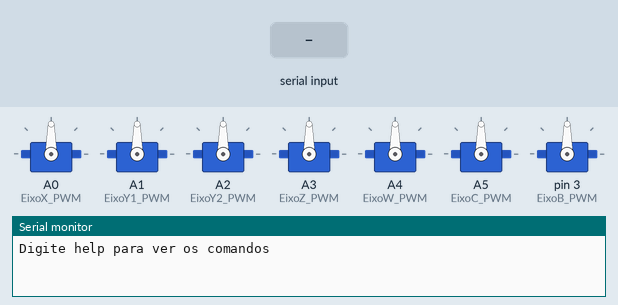
The sketch below on a simulated Arduino Uno, built with avr-gcc and run on an emulated ATmega328P. Parts: 7 × servo, the last lines printed to the serial monitor. The test bench sets the inputs (shaded band).

Above: at 1.2 s.
1.3 s: "w" received over Serial
At 2.7 s:
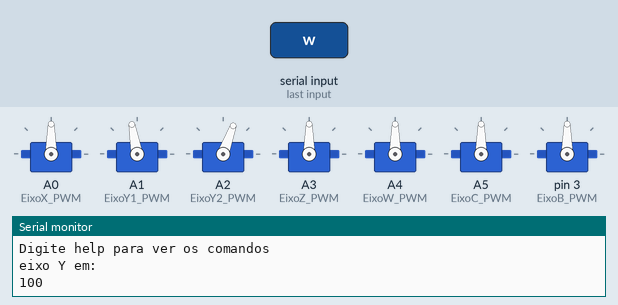
3.0 s: "a" received over Serial
At 3.5 s:
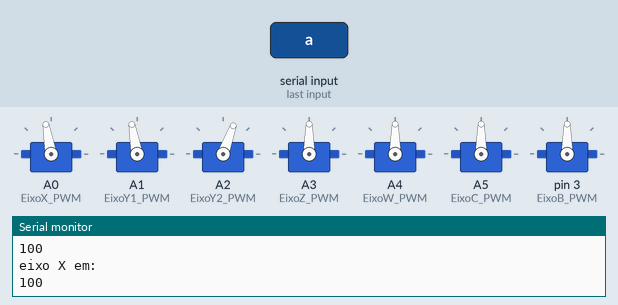
4.6 s: "g" received over Serial
At 5.5 s:
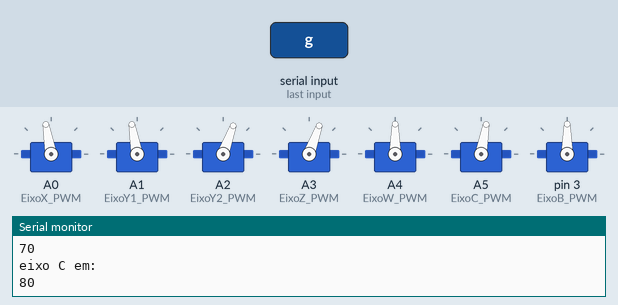
6.3 s: "r" received over Serial
At 7.2 s:
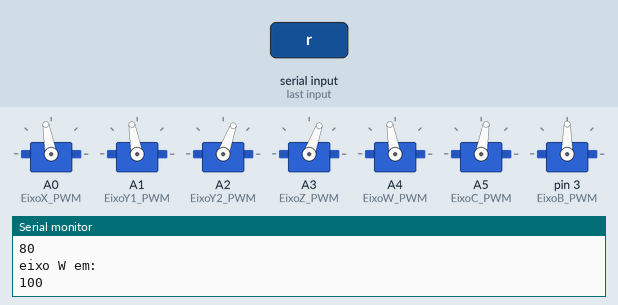
7.9 s: "s" received over Serial
At 8.4 s:
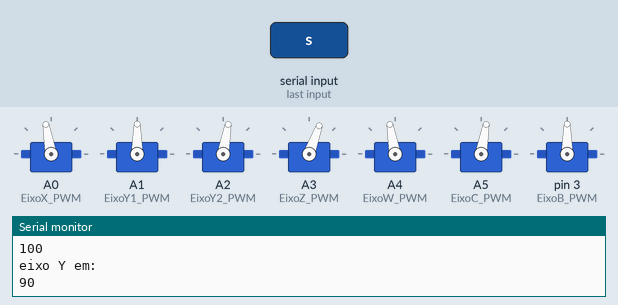
9.5 s: "d" received over Serial
At 10.8 s:
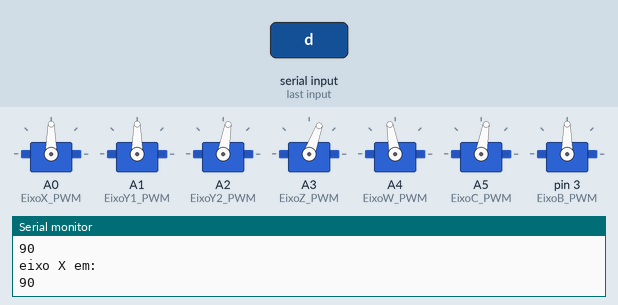
Timing chart, 0 to 12.1 s (numbered marks = the images above; inputs shaded):
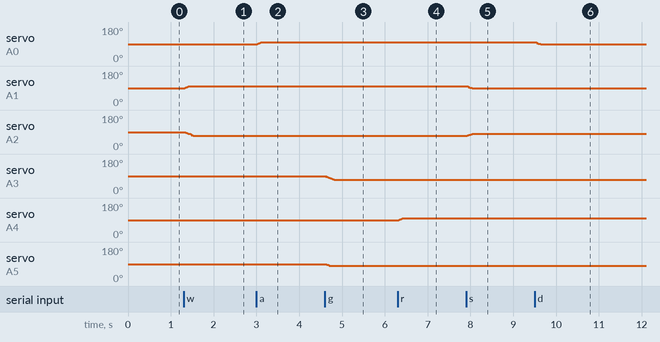

Measured:
- after the input at 1.3 s, servo on A1 (EixoY1_PWM): 90° → 100° at once; servo on A2 (EixoY2_PWM): moves from 90° to 70° over 0.24 s, starting at once
- after the input at 3.0 s, servo on A0 (EixoX_PWM): 90° → 100° at once
- after the input at 4.6 s, servo on A5 (EixoC_PWM): 90° → 80° at once
- after the input at 6.3 s, servo on A4 (EixoW_PWM): 90° → 100° at once
- after the input at 7.9 s, servo on A1 (EixoY1_PWM): 100° → 90° at once; servo on A2 (EixoY2_PWM): 70° → 80° at once
- after the input at 9.5 s, servo on A0 (EixoX_PWM): 100° → 90° at once

The sketch:

RobotArm-Control.ino
```cpp
#include <VarSpeedServo.h> //Biblioteca para comandar os servos motores

//Essas variaves são responsaveis por armazenar a posição zero maquina de cada eixo
String readString;
int posx = 90;
int posy = 90;
int posz = 80;
int posw = 90;
int posc = 90;
int posb = 90;
int intensidade = 10;
int CalcEixosY;
int ajuste = 9;
int tempoLocomocao = 1200;

//Declaração dos eixos X (BASE)
#define EixoX_PWM A0
VarSpeedServo MG995_ServoX;

//Declaração dos eixos Y (BRAÇO)
#define EixoY1_PWM A1
VarSpeedServo MG995_ServoY1;

#define EixoY2_PWM A2
VarSpeedServo MG995_ServoY2;

//Declaração dos eixos Z (ANTEBRAÇO)
#define EixoZ_PWM A3
VarSpeedServo MG995_ServoZ;

//Declaração dos eixos W (PULSO)
#define EixoW_PWM A4
VarSpeedServo MG995_ServoW;

//Declaração dos eixos C (TORÇÃO PULSO)
#define EixoC_PWM A5
VarSpeedServo SG90_ServoC;

//Declaração dos eixos B (GARRA)
#define EixoB_PWM 3
VarSpeedServo SG90_ServoB;

void setup(){
  //Inicializando os servos e referenciandos
  MG995_ServoX.attach(EixoX_PWM);
  MG995_ServoY1.attach(EixoY1_PWM);
  MG995_ServoY2.attach(EixoY2_PWM);
  MG995_ServoZ.attach(EixoZ_PWM);
  MG995_ServoW.attach(EixoW_PWM);
  SG90_ServoC.attach(EixoC_PWM);
  SG90_ServoB.attach(EixoB_PWM);

  Serial.begin(9600);//Inicializando o monitor serial
  Serial.println("Digite help para ver os comandos");

}
void Help(){
  //Função responsavel por demostrar ao usuario as possibilidades que pode fazer com os eixos
  Serial.println("Codigo de teste de movimentacao dos motores");
  Serial.println();
  Serial.println("no serial digite o angulo desejado junto ao eixo e pressione enter");
  Serial.println("por exemplo:");
  Serial.println();
  Serial.println("45x para mover o eixo X (Base) para 45 graus");
  Serial.println("35y para mover o eixo Y (Braco) para 35 graus");
  Serial.println("15z para mover o eixo Z (AnteBraco) ára 15 graus");
  Serial.println("180w para mover o eixo W (Pulso) em 180 graus");
  Serial.println("45c para mover o eixo C (Torcao Pulso) em 45 graus");
  Serial.println("60b para mover o eixo B (Garra) em 60 graus");
  Serial.println();
  Serial.println("Digite q para mostrar todas as posiçoes atuais");
  Serial.println("9i para alterar o ajuste do eixo Y (Braco)");

  Serial.println();
  Serial.println("w para movimentar eixo Y (Braco) para cima");
  Serial.println("s para movimentar eixo Y (Braco) para baixo");
  Serial.println("a para movimentar eixo X (Base) para a esquerda");
  Serial.println("d para movimentar eixo X (Base) para a direita");
  Serial.println("t para movimentar eixo Z (Antebraco) para cima");
  Serial.println("g para movimentar eixo Z (Antebraco) para baixo");
  Serial.println("r para movimentar eixo w (Pulso) para cima");
  Serial.println("f para movimentar eixo w (Pulso) para baixo");
  Serial.println("h para movimentar eixo C (TorcaoPulso) para a esquerda");
  Serial.println("j para movimentar eixo C (TorcaoPulso) para a direita");
  }


void Base(int anguloX, int velocidadeBase){
  //Função responsavel por comandar o eixo X correspondente a BASE
  MG995_ServoX.write(anguloX, velocidadeBase);
  Serial.println("eixo X em: ");
  Serial.println(anguloX);
}

void Braco(int anguloY, int velocidadeBraco){
  //Função responsavel por fazer o calculo dos eixos e deixar pronto para atuação
  CalcEixosY = (179 - anguloY);
  CalcEixosY -= ajuste;
  MG995_ServoY1.write(anguloY, velocidadeBraco);
  MG995_ServoY2.write(CalcEixosY, velocidadeBraco);
  Serial.println("eixo Y em: ");
  Serial.println(anguloY);
}

void Antebraco(int angulo_anteBraco, int velocidade_anteBraco){
  //Função responsavel por comandar o eixo Z correspondente ao ANTEBRAÇO
  MG995_ServoZ.write(angulo_anteBraco, velocidade_anteBraco);
  Serial.println("eixo Z em: ");
  Serial.println(angulo_anteBraco);
  MG995_ServoZ.attach(EixoZ_PWM);
}

void Pulso(int angulo_pulso, int velocidade_pulso){
  //Função responsavel por comandar o eixo W correspondente ao PULSO
  MG995_ServoW.write(angulo_pulso, velocidade_pulso);
  Serial.println("eixo W em: ");
  Serial.println(angulo_pulso);
}
void torcaoPulso(int angulo_torcaoPulso, int velocidade_torcaoPulso){
  //Função responsavel por comandar o eixo C correspondente a TORÇÃO DO PULSO
  SG90_ServoC.write(angulo_torcaoPulso, velocidade_torcaoPulso);
  Serial.println("eixo C em: ");
  Serial.println(angulo_torcaoPulso);
}

void Garra(int angulo_garra, int velocidade_garra){
  //Função responsavel por comandar o eixo B correspondente a GARRA
  SG90_ServoB.write(angulo_garra, velocidade_garra);
  Serial.println("eixo B em: ");
  Serial.println(angulo_garra);
}


void loop()
{
  while (Serial.available()) {
    char c = Serial.read();  //gets one byte from serial buffer
    readString += c; //makes the string readString
    delay(2);  //slow looping to allow buffer to fill with next character

  if (readString.length() >0) {
        if(readString.indexOf('x') >0) {
      posx = readString.toInt();
      Base(posx, 50);
    }
        if(readString.indexOf('y') >0) {
      posy = readString.toInt();
      Braco(posy, 50);
    }
        if(readString.indexOf('z') >0) {
      posz = readString.toInt();
      Antebraco(posz, 70);
    }
        if(readString.indexOf('w') >0) {
      posw = readString.toInt();
      Pulso(posw, 50);
    }
        if(readString.indexOf('c') >0) {
      posc = readString.toInt();
      torcaoPulso(posc, 50);
    }
        if(readString.indexOf('b') >0) {
      posb = readString.toInt();
      Garra(posb, 50);
    }
        if(readString.indexOf('i') >0) {
      ajuste = readString.toInt();
    }
        if (readString =="w"){
          // Movimenta o Eixo Y (Braco) para a Cima
            posy = posy + intensidade;
            if(posy<0) (posy=0); //Previne valor menor que zero
            if(posy>180) (posy=180); // previne valor maior que 180
            Braco(posy, 50);
    }
        if (readString =="s"){
          // Movimenta o Eixo Y (Braco) para a Baixo
            posy = posy - intensidade;
            if(posy<0) (posy=0); //Previne valor menor que zero
            if(posy>180) (posy=180); // previne valor maior que 180
            Braco(posy, 50);
    }
      if (readString =="a"){
        // Movimenta o Eixo X (Base) para a Esquerda
            posx = posx + intensidade;
            if(posx<0) (posx=0); //Previne valor menor que zero
            if(posx>180) (posx=180); // previne valor maior que 180
            Base(posx, 50);
    }
      if (readString =="d"){
        // Movimenta o Eixo X (Base) para a Direita
            posx = posx - intensidade;
            if(posx<0) (posx=0); //Previne valor menor que zero
            if(posx>180) (posx=180); // previne valor maior que 180
            Base(posx, 50);
    }
    if (readString =="t"){
        // Movimenta o Eixo Z (Antebraco) para a cima
            posz = posz + intensidade;
            if(posz<0) (posz=0); //Previne valor menor que zero
            if(posz>180) (posz=180); // previne valor maior que 180
            Antebraco(posz, 70);
    }
    if (readString =="g"){
        // Movimenta o Eixo Z (Antebraco) para a baixo
            posz = posz - intensidade;
            if(posz<0) (posz=0); //Previne valor menor que zero
            if(posz>180) (posz=180); // previne valor maior que 180
            Antebraco(posz, 50);
    }
    if (readString =="r"){
        // Movimenta o Eixo W (Pulso) para a cima
            posw = posw + intensidade;
            if(posw<0) (posw=0); //Previne valor menor que zero
            if(posw>180) (posw=180); // previne valor maior que 180
            Pulso(posw, 50);
    }
    if (readString =="f"){
        // Movimenta o Eixo W (Pulso) para a baixo
            posw = posw - intensidade;
            if(posw<0) (posw=0); //Previne valor menor que zero
            if(posw>180) (posw=180); // previne valor maior que 180
            Pulso(posw, 50);
    }
      if (readString =="h"){
        // Movimenta o Eixo C (TorcaoPulso) para a Esquerda
            posc = posc + intensidade;
            if(posc<0) (posc=0); //Previne valor menor que zero
            if(posc>180) (posc=180); // previne valor maior que 180
            torcaoPulso(posc, 50);
    }
      if (readString =="g"){
        // Movimenta o Eixo C (TorcaoPulso) para a Direita
            posc = posc - intensidade;
            if(posc<0) (posc=0); //Previne valor menor que zero
            if(posc>180) (posc=180); // previne valor maior que 180
            torcaoPulso(posc, 50);
    }
      if (readString =="help"){
        Help();
    }

    if (readString =="q"){
        Serial.println("eixo X (Base) em: ");
        Serial.println(posx);
        Serial.println("eixo Y (Braco) em: ");
        Serial.println(posy);
        Serial.println("eixo Z(Antebraco) em: ");
        Serial.println(posz);
        Serial.println("eixo W(Pulso) em: ");
        Serial.println(posw);
        Serial.println("eixo C(Torcao Pulso) em: ");
        Serial.println(posc);
        Serial.println("eixo B(Garra) em: ");
        Serial.println(posb);
        Serial.println("ajuste do Eixo Y em: ");
        Serial.println(ajuste);
    }
  }
       }
  readString=""; //empty for next input
}
```
